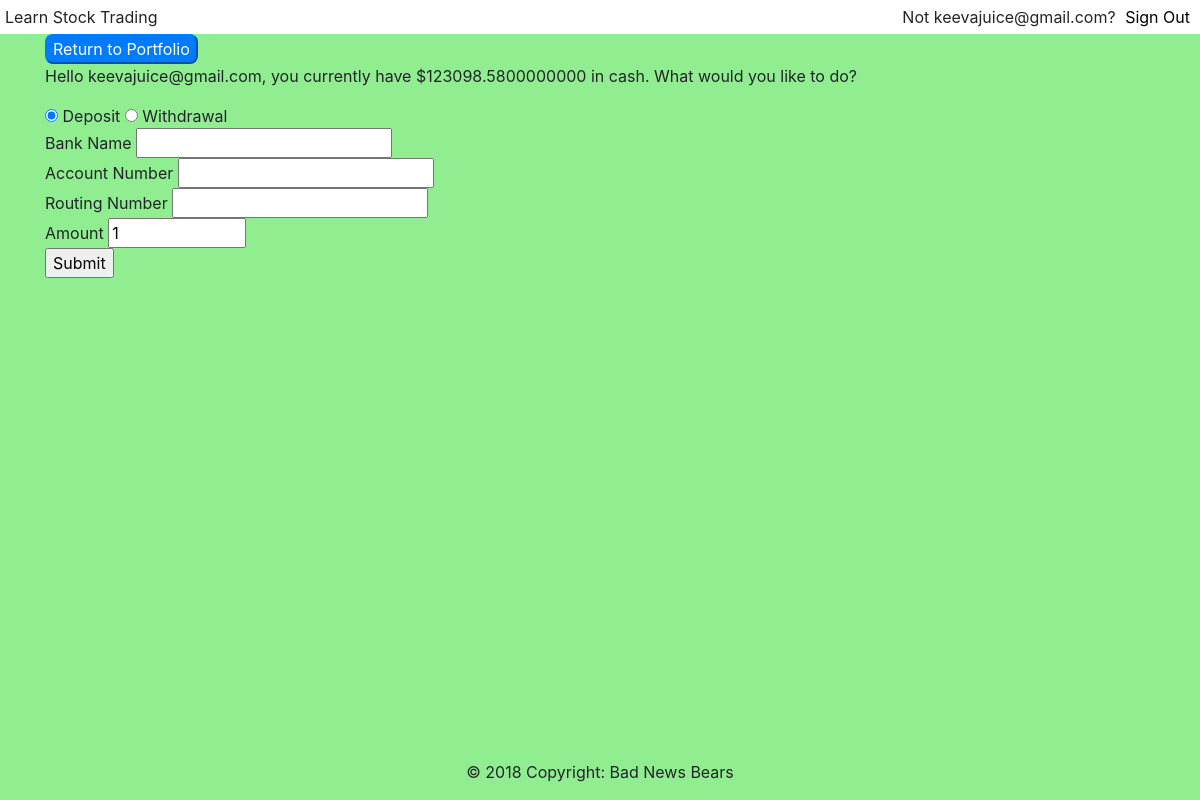
/bank/ (signed in), run on an earlier commit of the app's database.
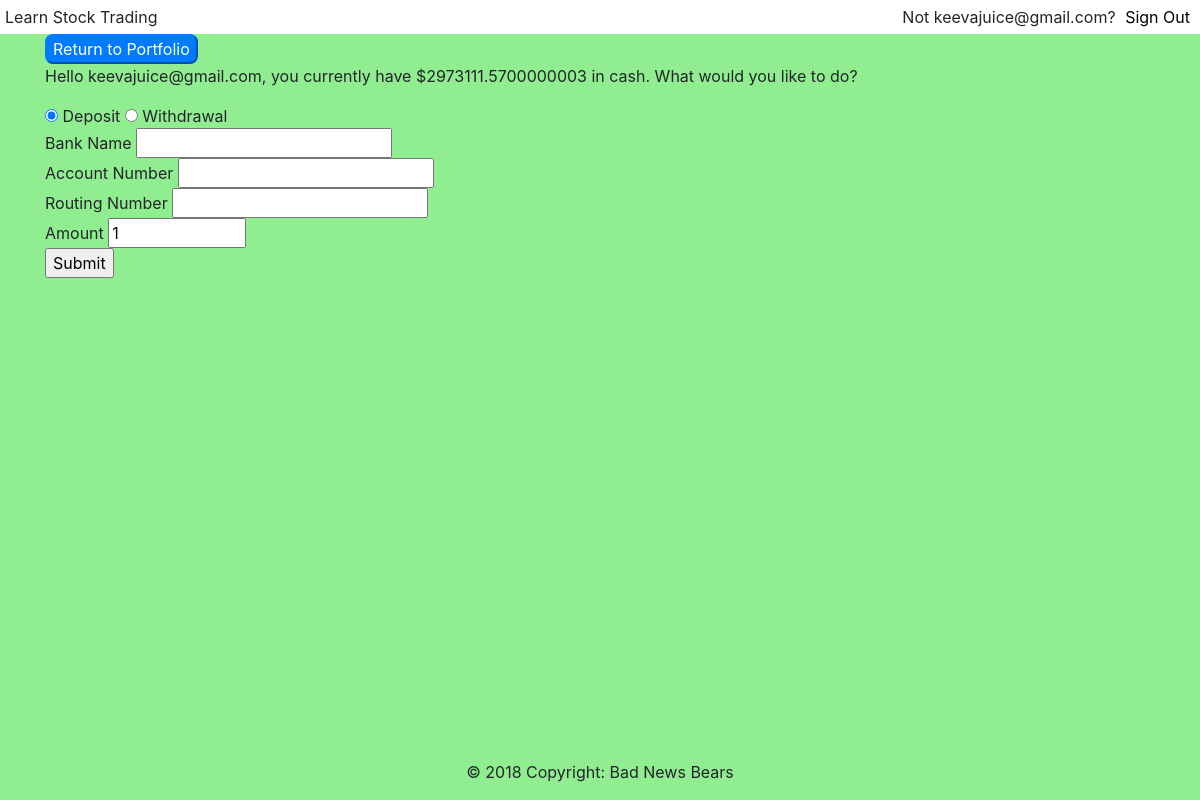
And on a later commit of the database.
### Models/Model.py (models this page shows, shortened)
class User(db.Model):
    __tablename__ = 'users'
    id = db.Column(db.Integer, primary_key=True, autoincrement=True)
    email = db.Column(db.String(100, collation='NOCASE'), unique=True)
    password = db.Column(db.String(200), nullable=False, server_default='')
    otp_secret = db.Column(db.String(16))
    firstname = db.Column(db.String(100, collation='NOCASE'), nullable=False, server_default='')
    lastname = db.Column(db.String(100, collation='NOCASE'), nullable=False, server_default='')
    ssn = db.Column(db.String(9, collation='NOCASE'), nullable=False, server_default='')
    balance = db.Column(db.DECIMAL)

### app.py (the view)
@app.route('/bank/', methods=["GET", "POST"])
@login_required
def bank():
    cash_value = current_user.balance
    name = current_user.email
    if request.method == 'POST':
        amount = Decimal(request.form['Amount'])
        if Banking_Service.bad_transfer(cash_value, amount, request):
            return render_template('bank.html', request=int(amount), cash_value=cash_value, name=name, failure=True)
        Banking_Service.transfer_money(request, current_user)
    return render_template('bank.html', cash_value=current_user.balance, name=name)

### app.py (called while the page is built)
@login_manager.user_loader
def load_user(email):
    from Models.Model import User
    return User.query.filter_by(email=email).first()

### templates/bank.html (shortened to what this page needs)
{% extends "layouts/base.html" %}
{% block content %}
    <div class="container">
        <a href="/welcome"><button id="button-buy" class="btn-primary">Return to Portfolio</button></a>
        <p>Hello {{name}}, you currently have ${{cash_value}} in cash. What would you like to do?</p>
        <form action method="post">
            <input type="radio" name="Action" value="deposit" checked> Deposit
            <input type="radio" name="Action" value="withdrawal"> Withdrawal
            <div class="input text">
                Bank Name
                <input id="BankName" name="Bank Name" required type="text" value=""/>
            </div>
            <div class="input text">
                Account Number
                <input id="AccountNumber" name="Account Number" required type="text" value=""/>
            </div>
            <div class="input text">
                Routing Number
                <input id="RoutingNumber" name="Routing Number" required type="text" value=""/>
            </div>
            <div class="input text">
                Amount
                <input type="number" id="Amount" name="Amount" placeholder="" min="1" max="1000000" value="1"/>
            </div>
            <div>
                <input type="submit" value="Submit">
            </div>
        </form>
    </div>
{% endblock %}

### templates/layouts/base.html (shortened to what this page needs)
<!DOCTYPE html>
<html lang="en">
<head>
  {% block head %}
  <link href="/static/bootstrap.css" rel="stylesheet" media="screen">
  <link href="/static/bootstrap-grid.css" rel="stylesheet" media="screen">
  <link href="/static/bootstrap-reboot.css" rel="stylesheet" media="screen">
  <link href="/static/stock_view.css" rel="stylesheet" media="screen">
  <link href="/static/general.css" rel="stylesheet" media="screen">
  {% endblock %}
</head>
<body>
  {% include 'layouts/header.html' %}
  <div id="content">
    {% block content %}
    {% endblock %}
  </div>
  {% include 'layouts/footer.html' %}
</body>
</html>

### templates/layouts/header.html
<div class="topbar">
  <div class="topbar-container-left">
    <span class="topbar-text">Learn Stock Trading</span>
  </div>
  <div class="topbar-container-right">
      {% if name %}
        Not {{ name }}?
        <a href="/logout" class="topbar-link">Sign Out</a>
      {% elif request.path != '/login' and request.path != 'register' %}
        <a href="/login" class="topbar-link">Login</a>
        <a href="/register" class="topbar-link">Register</a>
      {% endif %}
  </div>
</div>

### templates/layouts/footer.html
<footer class="page-footer font-small pt-4 fixed-bottom">
  <div class="footer-copyright text-center py-3">
    © 2018 Copyright: Bad News Bears
  </div>
</footer>

### static/stock_view.css (style rules this page uses)
#content { margin: 0; height: 80%; }
html, body { background-color: lightgreen; margin: 0; height: 100%; }

### static/general.css (style rules this page uses)
.topbar { position: sticky; background-color: white; top: 0px; width: 100%; overflow: hidden; }
.topbar-container-left { text-align: left; float: left; padding: 5px; }
.topbar-container-right { text-align: right; float: right; padding: 5px; }
.topbar-link { padding: 5px; color: black; }

What changed in the data, as far as the page shows it:
changed User "keevajuice@gmail.com": balance "123098.5800000000" → "2973111.5700000003"
